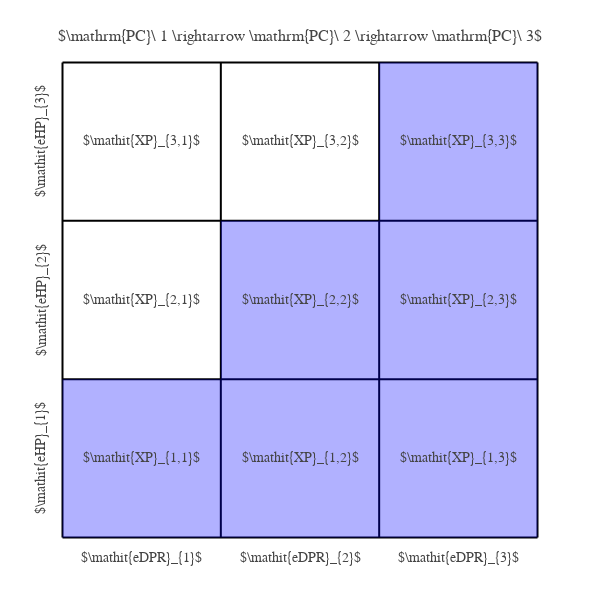

The notebook cell this image was saved under:
### Code cell
# An example encounter diagram for two NPCs defeated in order using single target damage
eDPRs = [3, 3, 3]
eHPs  = [3, 3, 3]
eDPR_total = np.sum(eDPRs)
eHP_total = np.sum(eHPs)

damage = [
    {'targets': [0], 'damage': 3, 'efficiency': 1.0, 'color': 'blue'},
    {'targets': [1], 'damage': 3, 'efficiency': 1.0, 'color': 'blue'},
    {'targets': [2], 'damage': 3, 'efficiency': 1.0, 'color': 'blue'}
]

XP_log = create_XP_log(eHPs, eDPRs, damage)

# create figure
fig = go.Figure(
    layout=go.Layout(
        template=tfb.FIG_TEMPLATE,
        margin=dict(l=15, r=15, b=15, t=15, pad=4),
        title=dict(
            text=r'$\mathrm{PC}\ 1 \rightarrow \mathrm{PC}\ 2 \rightarrow \mathrm{PC}\ 3$',
            font_size=16,
            x=0.5,
            y=0.95,
            xanchor='center',
            yanchor='top',
        ),
        #margin=dict(autoexpand=True),
        dragmode=False,
        xaxis=dict(
            range=[-0.1*eDPR_total, 1.1*eDPR_total],
            #autorange=True,
            mirror=False,
            showgrid=False,
            showline=False,
            zeroline=False,
            showticklabels=False,
            ticks='', minor=dict(ticks=''),
        ),
        yaxis=dict(
            range=[-0.1*eHP_total, 1.1*eHP_total],
            #autorange=True,
            mirror=False,
            showgrid=False,
            showline=False,
            zeroline=False,
            showticklabels=False,
            ticks='', minor=dict(ticks=''),
        ),
    )
)

fig = generate_XP_diagram_plotly(eHPs, eDPRs, XP_log, fig=fig)

# show figure
fig.update_layout(width=600, height=600)
fig.show(config=tfb.FIG_CONFIG)

# save figures
if SAVEFIGS:
    fig.update_layout(autosize=True, width=None, height=None)
    tfb.save_fig_html(fig, format='large', name='fig-xp-encounter-diagram-three-pcs-single-target-large', style='aspect-ratio: 600/600;')
    tfb.save_fig_html(fig, format='small', name='fig-xp-encounter-diagram-three-pcs-single-target-small', style='aspect-ratio: 600/600;')

### Figure 1 — Plotly figure (JSON) as saved in the notebook; plotly's stock layout.template omitted (floating-point values rounded to 4 significant figures)
{"data": [{"hoverinfo": "skip", "line": {"color": "black", "dash": "solid"}, "mode": "lines", "showlegend": false, "type": "scatter", "x": [0, 9], "y": [0, 0]}, {"hoverinfo": "skip", "line": {"color": "black", "dash": "solid"}, "mode": "lines", "showlegend": false, "type": "scatter", "x": [0, 0], "y": [0, 9]}, {"hoverinfo": "skip", "line": {"color": "black", "dash": "solid"}, "mode": "lines", "showlegend": false, "type": "scatter", "x": [0, 9], "y": [3, 3]}, {"hoverinfo": "skip", "line": {"color": "black", "dash": "solid"}, "mode": "lines", "showlegend": false, "type": "scatter", "x": [3, 3], "y": [0, 9]}, {"hoverinfo": "skip", "line": {"color": "black", "dash": "solid"}, "mode": "lines", "showlegend": false, "type": "scatter", "x": [0, 9], "y": [6, 6]}, {"hoverinfo": "skip", "line": {"color": "black", "dash": "solid"}, "mode": "lines", "showlegend": false, "type": "scatter", "x": [6, 6], "y": [0, 9]}, {"hoverinfo": "skip", "line": {"color": "black", "dash": "solid"}, "mode": "lines", "showlegend": false, "type": "scatter", "x": [0, 9], "y": [9, 9]}, {"hoverinfo": "skip", "line": {"color": "black", "dash": "solid"}, "mode": "lines", "showlegend": false, "type": "scatter", "x": [9, 9], "y": [0, 9]}], "layout": {"annotations": [{"showarrow": false, "text": "$\\mathit{XP}_{1,1}$", "x": 1.5, "y": 1.5}, {"showarrow": false, "text": "$\\mathit{XP}_{2,1}$", "x": 1.5, "y": 4.5}, {"showarrow": false, "text": "$\\mathit{XP}_{3,1}$", "x": 1.5, "y": 7.5}, {"showarrow": false, "text": "$\\mathit{XP}_{1,2}$", "x": 4.5, "y": 1.5}, {"showarrow": false, "text": "$\\mathit{XP}_{2,2}$", "x": 4.5, "y": 4.5}, {"showarrow": false, "text": "$\\mathit{XP}_{3,2}$", "x": 4.5, "y": 7.5}, {"showarrow": false, "text": "$\\mathit{XP}_{1,3}$", "x": 7.5, "y": 1.5}, {"showarrow": false, "text": "$\\mathit{XP}_{2,3}$", "x": 7.5, "y": 4.5}, {"showarrow": false, "text": "$\\mathit{XP}_{3,3}$", "x": 7.5, "y": 7.5}, {"showarrow": false, "text": "$\\mathit{eDPR}_{1}$", "x": 1.5, "y": -0.3937}, {"showarrow": false, "text": "$\\mathit{eHP}_{1}$", "textangle": -90, "x": -0.3937, "y": 1.5}, {"showarrow": false, "text": "$\\mathit{eDPR}_{2}$", "x": 4.5, "y": -0.3937}, {"showarrow": false, "text": "$\\mathit{eHP}_{2}$", "textangle": -90, "x": -0.3937, "y": 4.5}, {"showarrow": false, "text": "$\\mathit{eDPR}_{3}$", "x": 7.5, "y": -0.3937}, {"showarrow": false, "text": "$\\mathit{eHP}_{3}$", "textangle": -90, "x": -0.3937, "y": 7.5}], "dragmode": false, "height": 600, "margin": {"b": 15, "l": 15, "pad": 4, "r": 15, "t": 15}, "shapes": [{"fillcolor": "blue", "line": {"color": "rgba(250,250,250,0)"}, "opacity": 0.3, "type": "rect", "x0": 0, "x1": 3, "y0": 0, "y1": 3}, {"fillcolor": "blue", "line": {"color": "rgba(250,250,250,0)"}, "opacity": 0.3, "type": "rect", "x0": 3, "x1": 6, "y0": 0, "y1": 3}, {"fillcolor": "blue", "line": {"color": "rgba(250,250,250,0)"}, "opacity": 0.3, "type": "rect", "x0": 6, "x1": 9, "y0": 0, "y1": 3}, {"fillcolor": "blue", "line": {"color": "rgba(250,250,250,0)"}, "opacity": 0.3, "type": "rect", "x0": 3, "x1": 6, "y0": 3, "y1": 6}, {"fillcolor": "blue", "line": {"color": "rgba(250,250,250,0)"}, "opacity": 0.3, "type": "rect", "x0": 6, "x1": 9, "y0": 3, "y1": 6}, {"fillcolor": "blue", "line": {"color": "rgba(250,250,250,0)"}, "opacity": 0.3, "type": "rect", "x0": 6, "x1": 9, "y0": 6, "y1": 9}], "title": {"font": {"size": 16}, "text": "$\\mathrm{PC}\\ 1 \\rightarrow \\mathrm{PC}\\ 2 \\rightarrow \\mathrm{PC}\\ 3$", "x": 0.5, "xanchor": "center", "y": 0.95, "yanchor": "top"}, "width": 600, "xaxis": {"minor": {"ticks": ""}, "mirror": false, "range": [-0.9, 9.9], "showgrid": false, "showline": false, "showticklabels": false, "ticks": "", "zeroline": false}, "yaxis": {"minor": {"ticks": ""}, "mirror": false, "range": [-0.9, 9.9], "showgrid": false, "showline": false, "showticklabels": false, "ticks": "", "zeroline": false}}}
